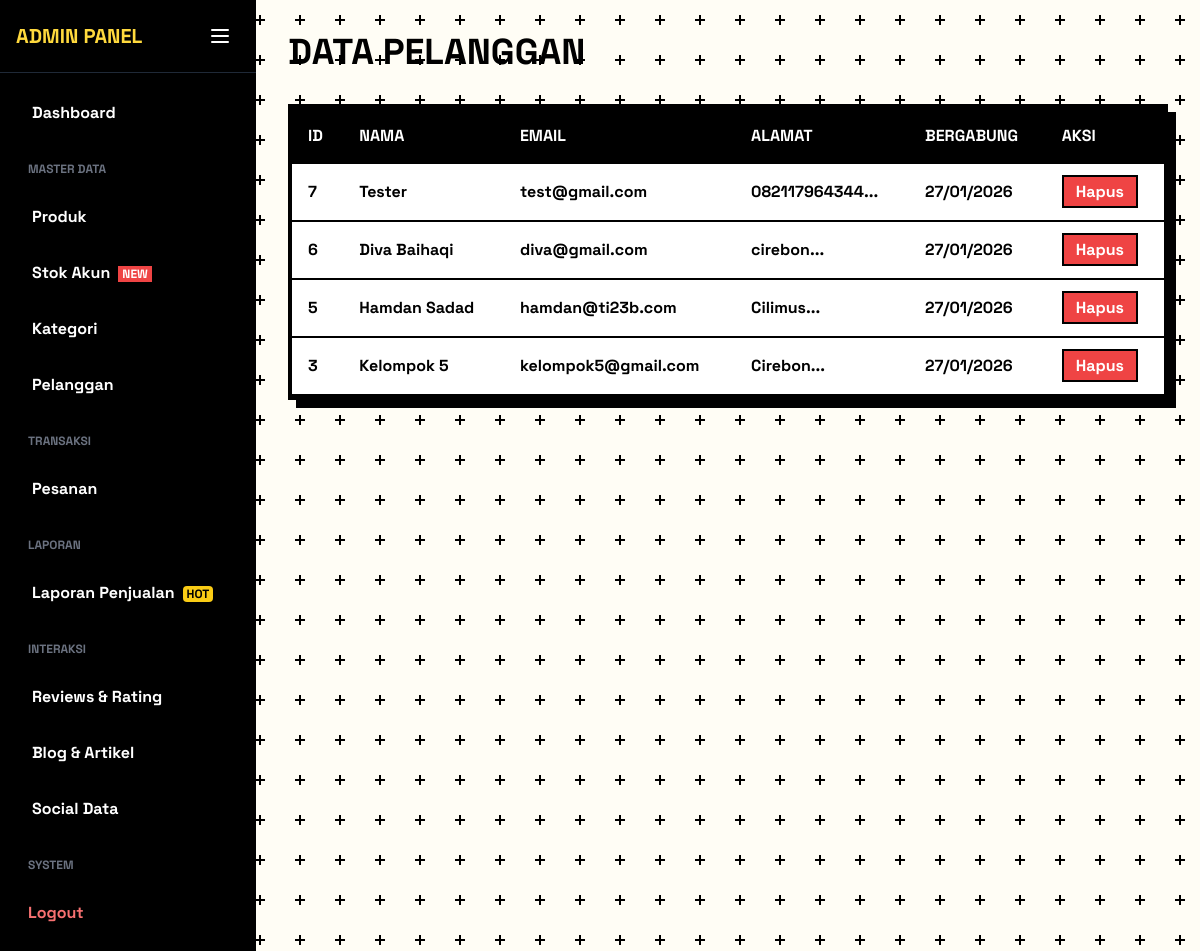
/admin/pelanggan/index.php (signed in), run on the app's committed database.
### tables this page shows
CREATE TABLE `pelanggan` (
  `id` int NOT NULL,
  `nama` varchar(100) DEFAULT NULL,
  `email` varchar(100) DEFAULT NULL,
  `password` varchar(255) DEFAULT NULL,
  `alamat` text,
  `created_at` timestamp NULL DEFAULT CURRENT_TIMESTAMP
);

### admin/pelanggan/index.php (the view, shortened to what this page needs)
<?php
include '../../config/database.php';
include '../includes/header.php';
include '../includes/sidebar.php';
$users = $conn->query("SELECT * FROM pelanggan ORDER BY created_at DESC");
?>
<div class="flex-1 p-8">
    <h1 class="text-4xl font-black uppercase mb-8">Data Pelanggan</h1>
    <div class="bg-white border-4 border-black shadow-neo overflow-hidden">
        <table class="w-full text-left">
            <thead class="bg-neo-black text-white uppercase font-black">
                <tr>
                    <th class="p-4">ID</th>
                    <th class="p-4">Nama</th>
                    <th class="p-4">Email</th>
                    <th class="p-4">Alamat</th>
                    <th class="p-4">Bergabung</th>
                    <th class="p-4">Aksi</th>
                </tr>
            </thead>
            <tbody>
                <?php while($row = $users->fetch_assoc()): ?>
                <tr class="border-b-2 border-black hover:bg-gray-50 font-bold">
                    <td class="p-4"><?= $row['id'] ?></td>
                    <td class="p-4"><?= $row['nama'] ?></td>
                    <td class="p-4"><?= $row['email'] ?></td>
                    <td class="p-4"><?= substr($row['alamat'], 0, 30) ?>...</td>
                    <td class="p-4"><?= date('d/m/Y', strtotime($row['created_at'])) ?></td>
                    <td class="p-4">
                        <a href="?delete=<?= $row['id'] ?>" onclick="return confirmAction(event, 'Hapus user ini?', this.href)" class="bg-red-500 text-white px-3 py-1 border-2 border-black hover:shadow-sm">Hapus</a>
                    </td>
                </tr>
                <?php endwhile; ?>
            </tbody>
        </table>
    </div>
</div>
</body>
</html>

### assets/css/style.css (style rules this page uses)
body { background-color: #fffdf5 !important; background-size: 40px 40px !important; font-family: "Space Grotesk", sans-serif; color: #000; }

### data on the page
pelanggan: id "7", nama "Tester", email "test@gmail.com", alamat "082117964344", created_at "27/01/2026"
pelanggan: id "6", nama "Diva Baihaqi", email "diva@gmail.com", alamat "cirebon", created_at "27/01/2026"
pelanggan: id "5", nama "Hamdan Sadad", email "hamdan@ti23b.com", alamat "Cilimus", created_at "27/01/2026"
pelanggan: id "3", nama "Kelompok 5", email "kelompok5@gmail.com", alamat "Cirebon", created_at "27/01/2026"
